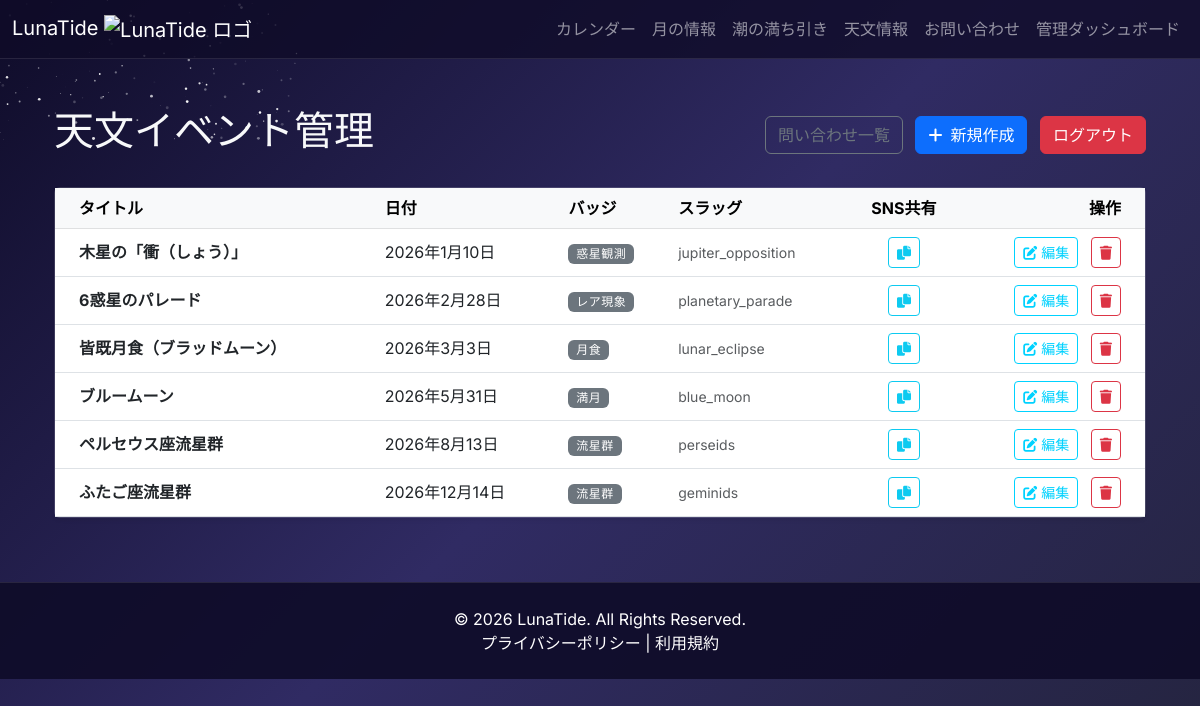
The page /astro_events (signed in) on the database its author committed.
### tables this page shows
CREATE TABLE astro_events (
            id INTEGER PRIMARY KEY AUTOINCREMENT,
            slug TEXT UNIQUE,
            title TEXT NOT NULL,
            date_text TEXT,
            description TEXT,
            details TEXT,
            tips TEXT,
            badge TEXT,
            iso_date TEXT,
            image_url TEXT,
            is_important BOOLEAN DEFAULT 0
        , direction TEXT, time_range TEXT, altitude TEXT, viewing_mode TEXT, visibility_score INTEGER DEFAULT 3);

### routes/admin.py (the view)
@admin_bp.route('/astro_events')
def astro_list():
    if not session.get('logged_in'):
        return redirect(url_for('admin.login'))
    from database import get_moon_db
    conn = get_moon_db()
    c = conn.cursor()
    events = c.execute('SELECT * FROM astro_events ORDER BY iso_date').fetchall()
    if 'token' not in session:
        session['token'] = randomname(n)
    return render_template('admin_astro_list.html', events=events, csrf_token=session['token'])

### app.py (called while the page is built)
@app.teardown_appcontext
def close_connection(exception):
    from database import close_connection
    close_connection(exception)

### database.py (called while the page is built)
def get_db(db_name=DATABASE):
    db_attr = f'_database_{db_name.replace(".", "_")}'
    db = getattr(g, db_attr, None)
    if db is None:
        db = sqlite3.connect(db_name)
        db.row_factory = sqlite3.Row
        setattr(g, db_attr, db)
    return db

def get_moon_db():
    return get_db(MOON_DATABASE)

def close_connection(exception):
    db_attr = f'_database_{DATABASE.replace(".", "_")}'
    db = getattr(g, db_attr, None)
    if db is not None:
        db.close()
    db_attr_moon = f'_database_{MOON_DATABASE.replace(".", "_")}'
    db_moon = getattr(g, db_attr_moon, None)
    if db_moon is not None:
        db_moon.close()

### models/functions.py (called while the page is built)
def randomname(n):
    randlst = [random.choice(string.ascii_letters + string.digits) for i in range(n)]
    return ''.join(randlst)

### templates/admin_astro_list.html (shortened to what this page needs)
{% extends "base.html" %}
{% block content %}
<div class="container my-5">
    <div class="d-flex justify-content-between align-items-center mb-4">
        <h1>天文イベント管理</h1>
        <div>
            <a href="{{ url_for('admin.db_show') }}" class="btn btn-outline-secondary me-2">問い合わせ一覧</a>
            <a href="{{ url_for('admin.astro_add') }}" class="btn btn-primary"><i class="fas fa-plus me-2"></i>新規作成</a>
            <a href="{{ url_for('admin.logout') }}" class="btn btn-danger ms-2">ログアウト</a>
        </div>
    </div>
    <div class="card shadow-sm">
        <div class="card-body p-0">
            <div class="table-responsive">
                <table class="table table-hover mb-0 align-middle">
                    <thead class="table-light">
                        <tr>
                            <th class="ps-4">タイトル</th>
                            <th>日付</th>
                            <th>バッジ</th>
                            <th>スラッグ</th>
                            <th class="text-center">SNS共有</th>
                            <th class="text-end pe-4">操作</th>
                        </tr>
                    </thead>
                    <tbody>
                        {% for event in events %}
                        <tr>
                            <td class="ps-4 fw-bold">{{ event.title }}</td>
                            <td>{{ event.date_text }}</td>
                            <td><span class="badge bg-secondary">{{ event.badge }}</span></td>
                            <td class="text-muted small">{{ event.slug }}</td>
                            <td class="text-center">
                                <button class="btn btn-sm btn-outline-info copy-btn"
                                    data-text="【LunaTide】{{ event.title }} - {{ event.date_text }} #宇宙 #天体観測"
                                    onclick="copyToClipboard(this)">
                                    <i class="fas fa-copy"></i>
                                </button>
                            </td>
                            <td class="text-end pe-4">
                                <a href="{{ url_for('admin.astro_edit', id=event.id) }}"
                                    class="btn btn-sm btn-outline-primary me-2">
                                    <i class="fas fa-edit"></i> 編集
                                </a>
                                <form action="{{ url_for('admin.astro_delete', id=event.id) }}" method="POST"
                                    class="d-inline" onsubmit="return confirm('本当に削除しますか？');">
                                    <button type="submit" class="btn btn-sm btn-outline-danger">
                                        <i class="fas fa-trash"></i>
                                    </button>
                                </form>
                            </td>
                        </tr>
                        {% else %}
                        <tr>
                            <td colspan="5" class="text-center py-5 text-muted">イベントがまだ登録されていません。</td>
                        </tr>
                        {% endfor %}
                    </tbody>
                </table>
            </div>
        </div>
    </div>
</div>
{% endblock %}

### static/style.css (style rules this page uses)
:root { --space-bg: linear-gradient(135deg, #0f0c29 0%, #302b63 50%, #24243e 100%); --moon-glow: rgba(255, 255, 255, 0.1); --glass-bg: rgba(255, 255, 255, 0.05); --glass-border: rgba(255, 255, 255, 0.1); --text-primary: #f8f9fa; --text-secondary: #adb5bd; --accent-blue: #00d2ff; --accent-purple: #9d50bb; }
body { background: var(--space-bg); background-attachment: fixed; color: var(--text-primary); font-family: 'Inter', -apple-system, BlinkMacSystemFont, "Segoe UI", Roboto, sans-serif; min-height: 100vh; overflow-x: hidden; position: relative; }
.fade-in { animation: fadeIn 0.8s ease-out forwards; }
.card { background: var(--glass-bg); backdrop-filter: blur(12px); border: 1px solid var(--glass-border) !important; color: var(--text-primary); transition: transform 0.3s ease, box-shadow 0.3s ease; }
.btn-outline-primary { color: var(--accent-blue); border-color: var(--accent-blue); }
.badge { font-weight: 500; letter-spacing: 0.5px; }
.table { color: var(--text-primary); }

### rows shown on the page
astro_events: title "木星の「衝（しょう）」", date_text "2026年1月10日", badge "惑星観測", slug "jupiter_opposition"
astro_events: title "6惑星のパレード", date_text "2026年2月28日", badge "レア現象", slug "planetary_parade"
astro_events: title "皆既月食（ブラッドムーン）", date_text "2026年3月3日", badge "月食", slug "lunar_eclipse"
astro_events: title "ブルームーン", date_text "2026年5月31日", badge "満月", slug "blue_moon"
astro_events: title "ペルセウス座流星群", date_text "2026年8月13日", badge "流星群", slug "perseids"
astro_events: title "ふたご座流星群", date_text "2026年12月14日", badge "流星群", slug "geminids"
